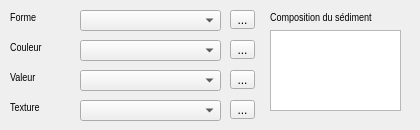
   <widget class="QWidget" name="tab">
    <attribute name="title">
     <string>Description</string>
    </attribute>
    <widget class="QLabel" name="forme_us_lbl">
     <property name="geometry">
      <rect>
       <x>10</x>
       <y>10</y>
       <width>81</width>
       <height>16</height>
      </rect>
     </property>
     <property name="font">
      <font>
       <family>Arial Narrow</family>
       <pointsize>8</pointsize>
       <weight>50</weight>
       <italic>false</italic>
       <bold>false</bold>
      </font>
     </property>
     <property name="text">
      <string>Forme</string>
     </property>
    </widget>
    <widget class="QgsFeatureListComboBox" name="forme_us">
     <property name="geometry">
      <rect>
       <x>80</x>
       <y>10</y>
       <width>141</width>
       <height>21</height>
      </rect>
     </property>
     <property name="font">
      <font>
       <family>Arial Narrow</family>
       <pointsize>7</pointsize>
       <weight>75</weight>
       <bold>true</bold>
      </font>
     </property>
    </widget>
    <widget class="QLabel" name="couleur_us_lbl">
     <property name="geometry">
      <rect>
       <x>10</x>
       <y>40</y>
       <width>41</width>
       <height>16</height>
      </rect>
     </property>
     <property name="font">
      <font>
       <family>Arial Narrow</family>
       <pointsize>8</pointsize>
       <weight>50</weight>
       <italic>false</italic>
       <bold>false</bold>
      </font>
     </property>
     <property name="text">
      <string>Couleur</string>
     </property>
    </widget>
    <widget class="QgsFeatureListComboBox" name="couleur">
     <property name="geometry">
      <rect>
       <x>80</x>
       <y>40</y>
       <width>141</width>
       <height>21</height>
      </rect>
     </property>
     <property name="font">
      <font>
       <family>Arial Narrow</family>
       <pointsize>7</pointsize>
       <weight>75</weight>
       <bold>true</bold>
      </font>
     </property>
    </widget>
    <widget class="QLabel" name="couleur_valeur_lbl">
     <property name="geometry">
      <rect>
       <x>10</x>
       <y>70</y>
       <width>81</width>
       <height>16</height>
      </rect>
     </property>
     <property name="font">
      <font>
       <family>Arial Narrow</family>
       <pointsize>8</pointsize>
       <weight>50</weight>
       <italic>false</italic>
       <bold>false</bold>
      </font>
     </property>
     <property name="text">
      <string>Valeur</string>
     </property>
    </widget>
    <widget class="QgsFeatureListComboBox" name="couleur_valeur">
     <property name="geometry">
      <rect>
       <x>80</x>
       <y>70</y>
       <width>141</width>
       <height>21</height>
      </rect>
     </property>
     <property name="font">
      <font>
       <family>Arial Narrow</family>
       <pointsize>7</pointsize>
       <weight>75</weight>
       <bold>true</bold>
      </font>
     </property>
    </widget>
    <widget class="QToolButton" name="ajout_liste_3">
     <property name="geometry">
      <rect>
       <x>230</x>
       <y>10</y>
       <width>25</width>
       <height>19</height>
      </rect>
     </property>
     <property name="text">
      <string>...</string>
     </property>
    </widget>
    <widget class="QToolButton" name="ajout_liste_4">
     <property name="geometry">
      <rect>
       <x>230</x>
       <y>40</y>
       <width>25</width>
       <height>19</height>
      </rect>
     </property>
     <property name="text">
      <string>...</string>
     </property>
    </widget>
    <widget class="QToolButton" name="ajout_liste_5">
     <property name="geometry">
      <rect>
       <x>230</x>
       <y>70</y>
       <width>25</width>
       <height>19</height>
      </rect>
     </property>
     <property name="text">
      <string>...</string>
     </property>
    </widget>
    <widget class="QLabel" name="texture_lbl">
     <property name="geometry">
      <rect>
       <x>10</x>
       <y>100</y>
       <width>81</width>
       <height>16</height>
      </rect>
     </property>
     <property name="font">
      <font>
       <family>Arial Narrow</family>
       <pointsize>8</pointsize>
       <weight>50</weight>
       <italic>false</italic>
       <bold>false</bold>
      </font>
     </property>
     <property name="text">
      <string>Texture</string>
     </property>
    </widget>
    <widget class="QgsFeatureListComboBox" name="texture">
     <property name="geometry">
      <rect>
       <x>80</x>
       <y>100</y>
       <width>141</width>
       <height>21</height>
      </rect>
     </property>
     <property name="font">
      <font>
       <family>Arial Narrow</family>
       <pointsize>7</pointsize>
       <weight>75</weight>
       <bold>true</bold>
      </font>
     </property>
    </widget>
    <widget class="QToolButton" name="ajout_liste_7">
     <property name="geometry">
      <rect>
       <x>230</x>
       <y>100</y>
       <width>25</width>
       <height>19</height>
      </rect>
     </property>
     <property name="text">
      <string>...</string>
     </property>
    </widget>
    <widget class="QLabel" name="texture_lbl_2">
     <property name="geometry">
      <rect>
       <x>270</x>
       <y>10</y>
       <width>141</width>
       <height>16</height>
      </rect>
     </property>
     <property name="font">
      <font>
       <family>Arial Narrow</family>
       <pointsize>8</pointsize>
       <weight>50</weight>
       <italic>false</italic>
       <bold>false</bold>
      </font>
     </property>
     <property name="text">
      <string>Composition du sédiment</string>
     </property>
    </widget>
    <widget class="QPlainTextEdit" name="plainTextEdit_2">
     <property name="geometry">
      <rect>
       <x>270</x>
       <y>30</y>
       <width>131</width>
       <height>81</height>
      </rect>
     </property>
    </widget>
   </widget>
